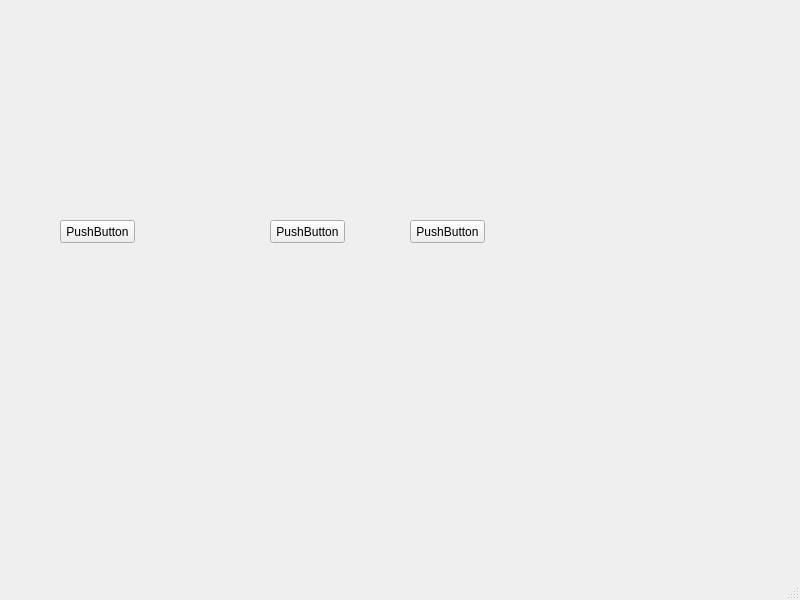
<?xml version="1.0" encoding="UTF-8"?>
<ui version="4.0">
 <class>MainWindow</class>
 <widget class="QMainWindow" name="MainWindow">
  <property name="geometry">
   <rect>
    <x>0</x>
    <y>0</y>
    <width>800</width>
    <height>600</height>
   </rect>
  </property>
  <property name="windowTitle">
   <string>MainWindow</string>
  </property>
  <widget class="QWidget" name="centralwidget">
   <widget class="QPushButton" name="pushButton">
    <property name="geometry">
     <rect>
      <x>60</x>
      <y>220</y>
      <width>75</width>
      <height>23</height>
     </rect>
    </property>
    <property name="text">
     <string>PushButton</string>
    </property>
   </widget>
   <widget class="QPushButton" name="pushButton_2">
    <property name="geometry">
     <rect>
      <x>270</x>
      <y>220</y>
      <width>75</width>
      <height>23</height>
     </rect>
    </property>
    <property name="text">
     <string>PushButton</string>
    </property>
   </widget>
   <widget class="QPushButton" name="pushButton_3">
    <property name="geometry">
     <rect>
      <x>410</x>
      <y>220</y>
      <width>75</width>
      <height>23</height>
     </rect>
    </property>
    <property name="text">
     <string>PushButton</string>
    </property>
   </widget>
  </widget>
  <widget class="QMenuBar" name="menubar">
   <property name="geometry">
    <rect>
     <x>0</x>
     <y>0</y>
     <width>800</width>
     <height>21</height>
    </rect>
   </property>
  </widget>
  <widget class="QStatusBar" name="statusbar"/>
 </widget>
 <resources/>
 <connections/>
</ui>
